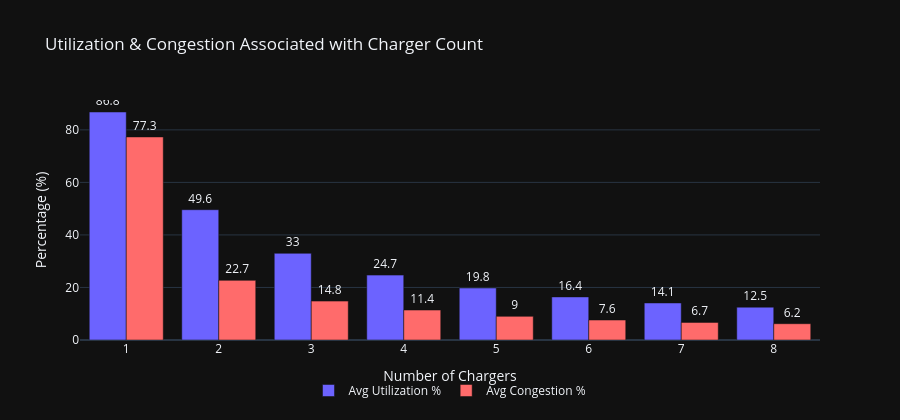

Write notebook code for a chart like this one.
### Code cell
# ── Utilization & Congestion by Number of Chargers (grouped bar) ──

grp_ch = (
    df.groupby("Number_of_Chargers", as_index=False)
    .agg(Avg_Util=("Avg_Utilization", "mean"),
         Avg_Cong=("Congestion_Freq", "mean"))
)
grp_ch["Avg_Util"] = (grp_ch["Avg_Util"] * 100).round(1)
grp_ch["Avg_Cong"] = (grp_ch["Avg_Cong"] * 100).round(1)

fig = go.Figure()
fig.add_trace(go.Bar(
    x=grp_ch["Number_of_Chargers"], y=grp_ch["Avg_Util"],
    name="Avg Utilization %", marker_color="#6C63FF",
    text=grp_ch["Avg_Util"], textposition="outside",
))
fig.add_trace(go.Bar(
    x=grp_ch["Number_of_Chargers"], y=grp_ch["Avg_Cong"],
    name="Avg Congestion %", marker_color="#FF6B6B",
    text=grp_ch["Avg_Cong"], textposition="outside",
))
fig.update_layout(
    barmode="group", height=420,
    title="Utilization & Congestion Associated with Charger Count",
    xaxis_title="Number of Chargers", yaxis_title="Percentage (%)",
    legend=dict(orientation="h", y=-0.15, x=0.5, xanchor="center"),
)
fig.show()

### Figure 1 — Plotly figure (JSON) as saved in the notebook; plotly's stock layout.template omitted (floating-point values rounded to 4 significant figures)
{"data": [{"marker": {"color": "#6C63FF"}, "name": "Avg Utilization %", "text": [86.8, 49.6, 33.0, 24.7, 19.8, 16.4, 14.1, 12.5], "textposition": "outside", "type": "bar", "x": [1, 2, 3, 4, 5, 6, 7, 8], "y": [86.8, 49.6, 33.0, 24.7, 19.8, 16.4, 14.1, 12.5]}, {"marker": {"color": "#FF6B6B"}, "name": "Avg Congestion %", "text": [77.3, 22.7, 14.8, 11.4, 9.0, 7.6, 6.7, 6.2], "textposition": "outside", "type": "bar", "x": [1, 2, 3, 4, 5, 6, 7, 8], "y": [77.3, 22.7, 14.8, 11.4, 9.0, 7.6, 6.7, 6.2]}], "layout": {"barmode": "group", "height": 420, "legend": {"orientation": "h", "x": 0.5, "xanchor": "center", "y": -0.15}, "title": {"text": "Utilization & Congestion Associated with Charger Count"}, "xaxis": {"title": {"text": "Number of Chargers"}}, "yaxis": {"title": {"text": "Percentage (%)"}}}}
